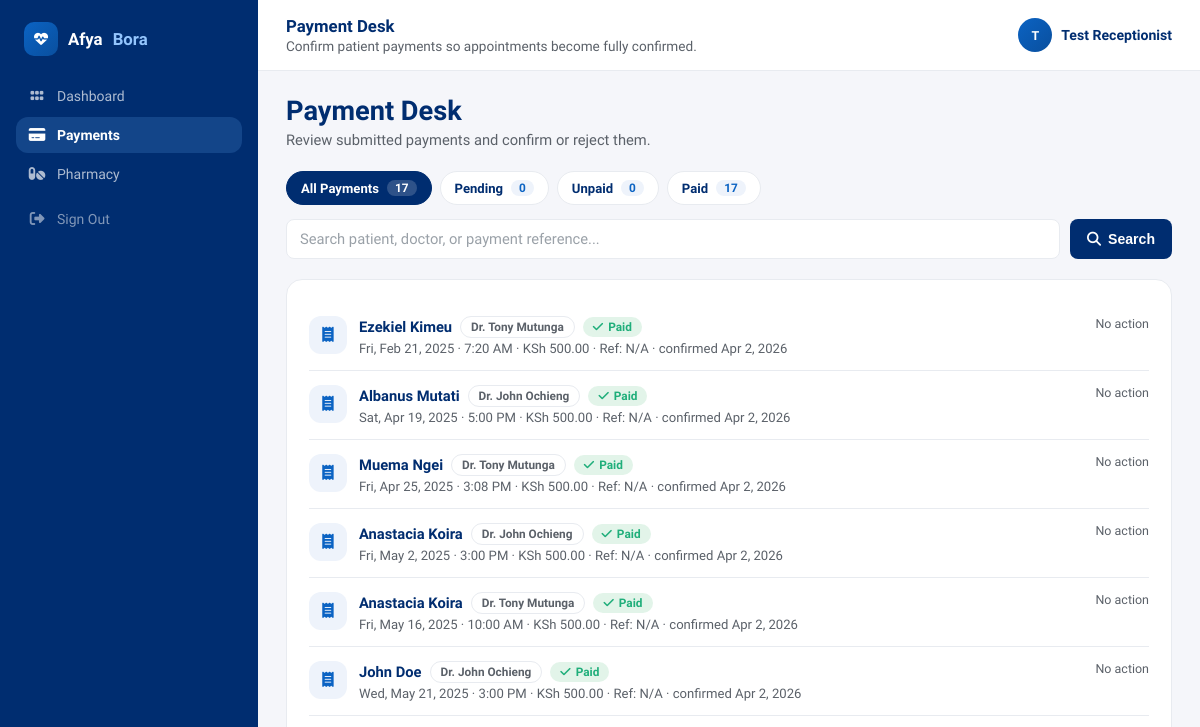
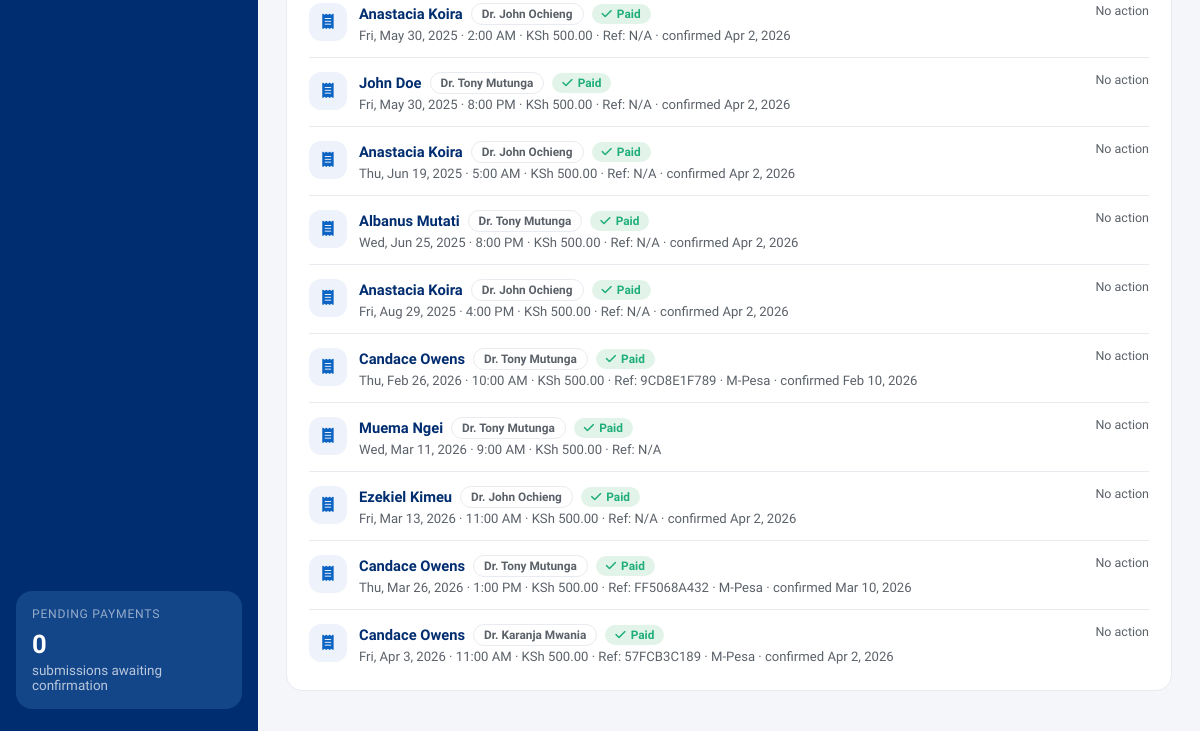
The app's page /receptionist/payments.php (signed in), older data (2 pictures, top to bottom).
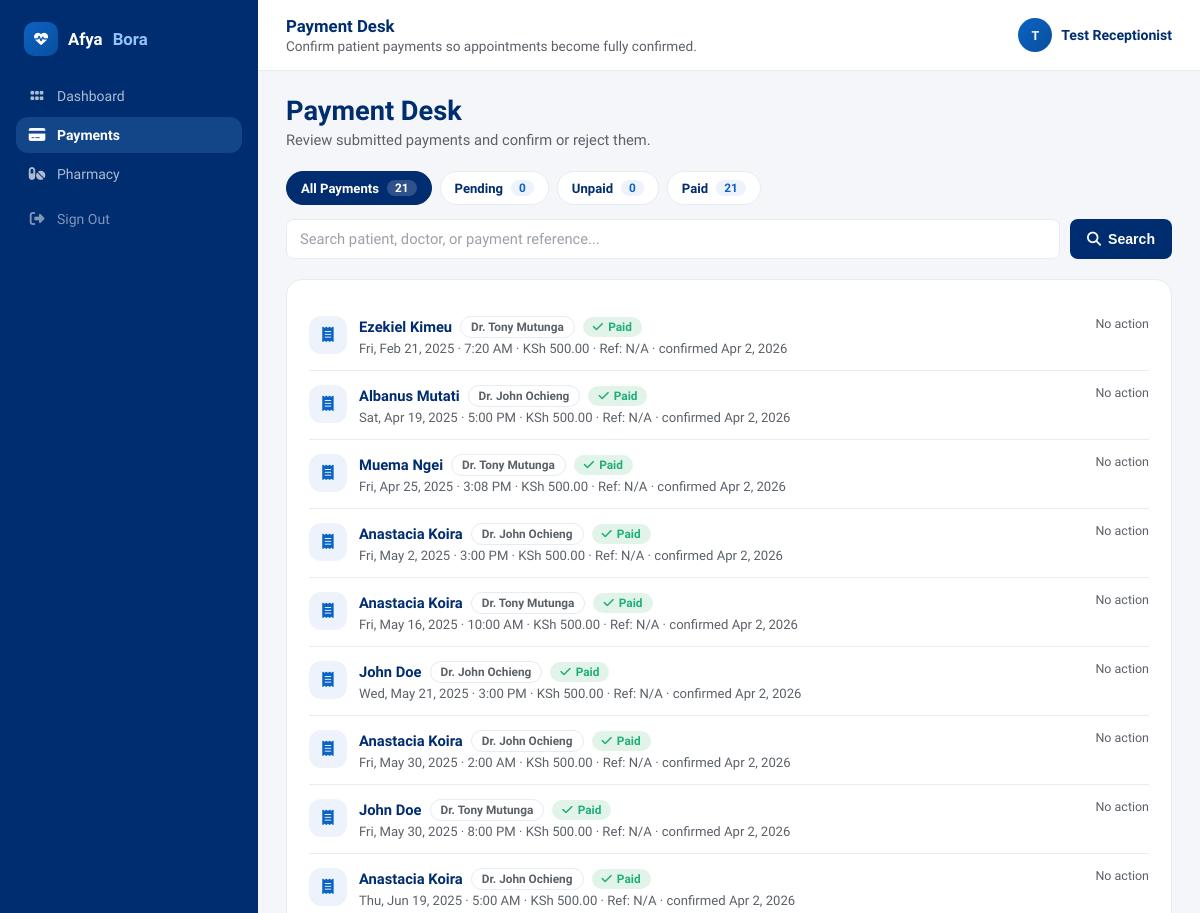
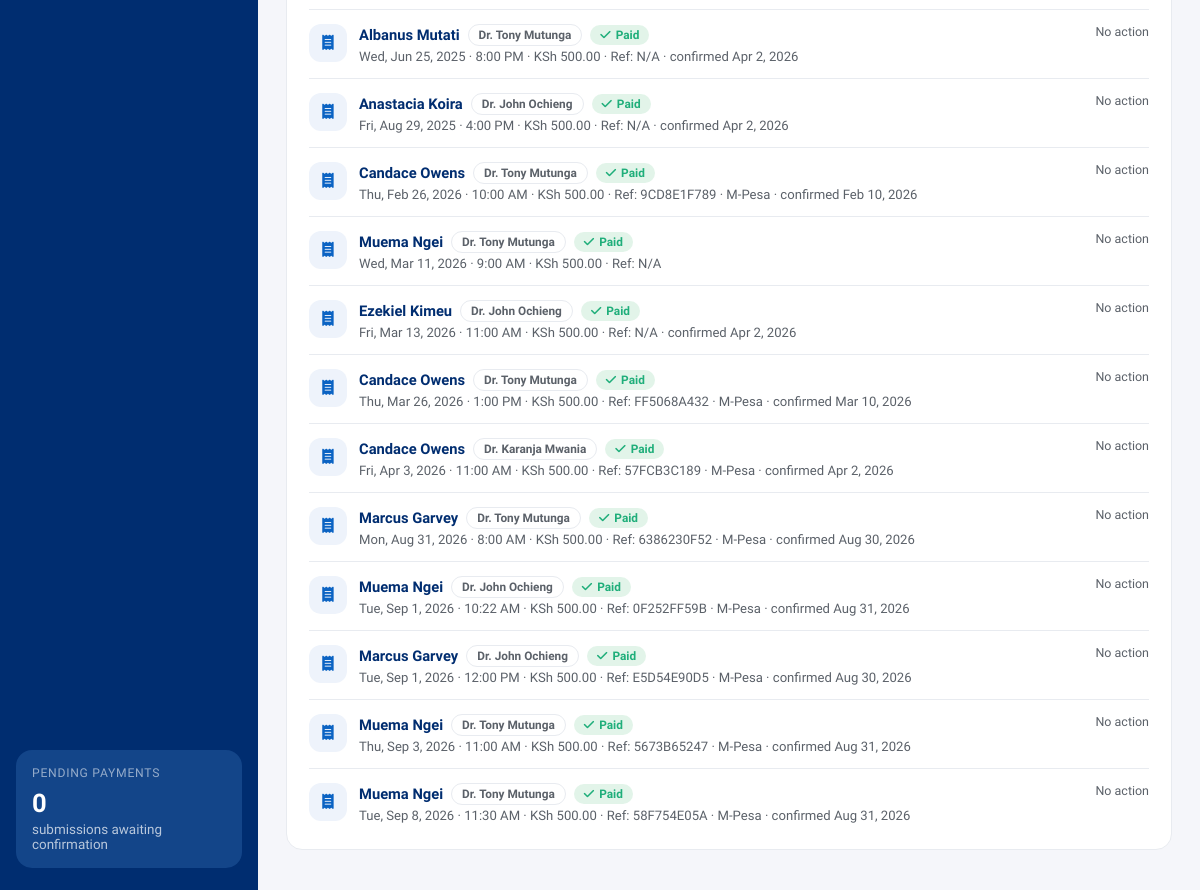
The same page, newer data (2 pictures, top to bottom).
### tables this page shows
CREATE TABLE `appointments` (
  `appointment_id` int(11) NOT NULL,
  `patient_id` int(11) NOT NULL,
  `doctor_id` int(11) NOT NULL,
  `appointment_date` date NOT NULL,
  `appointment_time` time NOT NULL,
  `status` enum('scheduled','completed','canceled','no_show','rescheduled') NOT NULL DEFAULT 'scheduled',
  `payment_status` enum('pending','paid') DEFAULT 'pending',
  `payment_amount` decimal(10,2) DEFAULT 500.00,
  `payment_date` timestamp NULL DEFAULT NULL,
  `payment_method` varchar(50) DEFAULT NULL,
  `payment_reference` varchar(100) DEFAULT NULL,
  `created_at` timestamp NULL DEFAULT current_timestamp(),
  `updated_at` timestamp NULL DEFAULT NULL,
  `updated_by` int(11) DEFAULT NULL,
  `reason` enum('Routine Check-up','Follow-up','New Symptoms','Chronic Condition','Other') NOT NULL,
  `additional_notes` text DEFAULT NULL,
  `appointment_duration` int(11) NOT NULL DEFAULT 30 COMMENT 'minutes'
);

CREATE TABLE `users` (
  `user_id` int(11) NOT NULL,
  `full_name` varchar(100) NOT NULL,
  `email` varchar(100) NOT NULL,
  `password_hash` varchar(255) NOT NULL,
  `phone_number` varchar(15) DEFAULT NULL,
  `role` enum('admin','doctor','patient','receptionist') NOT NULL,
  `specialization` varchar(100) DEFAULT NULL,
  `created_at` timestamp NULL DEFAULT current_timestamp()
);

### receptionist/payments.php (the view, shortened to what this page needs)
<?php
require_once "../config/db.php";
$current_page = "payments";
$status_filter = $_GET["status"] ?? "all";
$search = trim($_GET["search"] ?? "");
$counts = [
    "all" => 0,
    "pending" => 0,
    "unpaid" => 0,
    "paid" => 0,
];
$countRes = $conn->query("
    SELECT
        CASE
            WHEN payment_status = 'paid' THEN 'paid'
            WHEN payment_status = 'pending' AND payment_reference IS NOT NULL AND payment_reference != '' THEN 'pending'
            ELSE 'unpaid'
        END AS derived_status,
        COUNT(*) AS c
    FROM appointments
    WHERE status = 'scheduled'
    GROUP BY derived_status
");
if ($countRes) {
    while ($countRow = $countRes->fetch_assoc()) {
        $key = $countRow["derived_status"] ?: "unpaid";
        $counts[$key] = (int)$countRow["c"];
        $counts["all"] += (int)$countRow["c"];
    }
}
$where = ["a.status = 'scheduled'"];
$sql = "
    SELECT a.appointment_id, a.appointment_date, a.appointment_time, a.payment_status, a.payment_amount,
           a.payment_method, a.payment_reference, a.payment_date,
           puser.full_name AS patient_name, d.full_name AS doctor_name
    FROM appointments a
    JOIN patients p ON a.patient_id = p.patient_id
    JOIN users puser ON p.user_id = puser.user_id
    JOIN users d ON a.doctor_id = d.user_id AND d.role = 'doctor'
    WHERE " . implode(" AND ", $where) . "
    ORDER BY FIELD(a.payment_status, 'pending', 'unpaid', 'paid'), a.appointment_date ASC, a.appointment_time ASC
";
$stmt = $conn->prepare($sql);
$stmt->execute();
$rows = $stmt->get_result();
?>
<!DOCTYPE html>
<html lang="en">
<head>
    <link rel="stylesheet" href="https://cdnjs.cloudflare.com/ajax/libs/font-awesome/6.5.0/css/all.min.css">
</head>
<body>
<?php include "sidebar.php"; ?>
<div class="ab-main-wrap">
    <header class="ab-topbar">
        <div class="ab-topbar-left">
            <div class="ab-greeting">Payment Desk</div>
            <div class="ab-subgreeting">Confirm patient payments so appointments become fully confirmed.</div>
        </div>
        <div class="ab-topbar-right">
            <div class="ab-user-chip">
                <div class="ab-user-avatar"><?= htmlspecialchars(strtoupper(substr($_SESSION['full_name'] ?? 'R', 0, 1))) ?></div>
                <div class="ab-user-name"><?= htmlspecialchars($_SESSION['full_name'] ?? '') ?></div>
            </div>
        </div>
    </header>
    <main class="ab-content">
        <div class="ab-page-title">Payment Desk</div>
        <div class="ab-page-sub">Review submitted payments and confirm or reject them.</div>
        <div class="filter-row">
            <?php
            $filters = [
                "all" => "All Payments",
                "pending" => "Pending",
                "unpaid" => "Unpaid",
                "paid" => "Paid",
            ];
            foreach ($filters as $key => $label):
                $query = ["status" => $key];
                $active = $status_filter === $key ? "active" : "";
            ?>
                <a href="?<?= http_build_query($query) ?>" class="filter-pill <?= $active ?>">
                    <span><?= $label ?></span>
                    <span class="count"><?= $counts[$key] ?? 0 ?></span>
                </a>
            <?php endforeach; ?>
        </div>
        <form method="GET" class="search-form">
            <input type="text" name="search" class="ab-input" placeholder="Search patient, doctor, or payment reference..." value="<?= htmlspecialchars($search) ?>">
            <button type="submit" class="ab-btn ab-btn-primary"><i class="fas fa-search"></i> Search</button>
        </form>
        <div class="ab-card">
            <?php if ($rows && $rows->num_rows > 0): ?>
                <?php while ($row = $rows->fetch_assoc()): ?>
                    <?php
                    $derived_status = "unpaid";
                    if ($row["payment_status"] === "paid") {
                        $derived_status = "paid";
                    } elseif ($row["payment_status"] === "pending" && !empty($row["payment_reference"])) {
                        $derived_status = "pending";
                    }
                    ?>
                    <div class="ab-list-row">
                        <div class="ab-icon-chip"><i class="fas fa-receipt"></i></div>
                        <div class="alr-body">
                            <div class="alr-title-line">
                                <span class="alr-title"><?= htmlspecialchars($row["patient_name"]) ?></span>
                                <span class="ab-pill ab-pill-neutral">Dr. <?= htmlspecialchars($row["doctor_name"]) ?></span>
                                <?php if ($derived_status === "paid"): ?>
                                    <span class="ab-pill ab-pill-green"><i class="fas fa-check"></i> Paid</span>
                                <?php elseif ($derived_status === "pending"): ?>
                                    <span class="ab-pill ab-pill-amber"><i class="fas fa-hourglass-half"></i> Pending Confirmation</span>
                                <?php else: ?>
                                    <span class="ab-pill ab-pill-rose"><i class="fas fa-triangle-exclamation"></i> Unpaid</span>
                                <?php endif; ?>
                            </div>
                            <div class="alr-meta">
                                <?= date("D, M j, Y", strtotime($row["appointment_date"])) ?> · <?= date("g:i A", strtotime($row["appointment_time"])) ?>
                                · KSh <?= number_format($row["payment_amount"], 2) ?>
                                · Ref: <?= htmlspecialchars($row["payment_reference"] ?: "N/A") ?>
                                <?= $row["payment_method"] ? " · " . htmlspecialchars($row["payment_method"]) : "" ?>
                                <?= $derived_status === "paid" && $row["payment_date"] ? " · confirmed " . date("M j, Y", strtotime($row["payment_date"])) : "" ?>
                            </div>
                        </div>
                        <div class="alr-trailing">
                            <?php if ($derived_status === "pending"): ?>
                                <form method="POST" style="display:flex;gap:6px">
                                    <input type="hidden" name="appointment_id" value="<?= (int)$row["appointment_id"] ?>">
                                    <button name="action" value="confirm" class="ab-btn ab-btn-primary ab-btn-sm"><i class="fas fa-check"></i> Confirm</button>
                                    <button name="action" value="reject" class="ab-btn ab-btn-danger ab-btn-sm" onclick="return confirm('Reject this payment submission?');"><i class="fas fa-xmark"></i> Reject</button>
                                </form>
                            <?php else: ?>
                                <span style="color:var(--muted);font-size:.78rem">No action</span>
                            <?php endif; ?>
                        </div>
                    </div>
                <?php endwhile; ?>
            <?php else: ?>
                <p style="color:var(--muted);font-size:.85rem;margin:6px 0 0">No appointment payments matched this view.</p>
            <?php endif; ?>
        </div>
    </main>
</div>
</body>
</html>

### receptionist/sidebar.php (shortened to what this page needs)
<?php
$__sidebar_pending = (int)($conn->query("
    SELECT COUNT(*) AS c FROM appointments
    WHERE status = 'scheduled' AND payment_status = 'pending'
      AND payment_reference IS NOT NULL AND payment_reference != ''
")->fetch_assoc()["c"] ?? 0);
?>
<aside class="ab-sidebar">
  <div class="ab-brand">
    <div class="ab-brand-icon"><i class="fas fa-heartbeat"></i></div>
    Afya<span>Bora</span>
  </div>
  <nav class="ab-nav">
    <a href="dashboard.php" class="ab-nav-item <?= $current_page === 'dashboard' ? 'active' : '' ?>"><i class="fas fa-grip"></i> Dashboard</a>
    <a href="payments.php" class="ab-nav-item <?= $current_page === 'payments' ? 'active' : '' ?>"><i class="fas fa-credit-card"></i> Payments</a>
    <a href="pharmacy.php" class="ab-nav-item <?= $current_page === 'pharmacy' ? 'active' : '' ?>"><i class="fas fa-pills"></i> Pharmacy</a>
    <a href="../logout.php" class="ab-nav-item logout"><i class="fas fa-sign-out-alt"></i> Sign Out</a>
  </nav>
  <div class="ab-sidebar-widget">
    <div class="aw-title">Pending Payments</div>
    <div class="aw-pct"><?= $__sidebar_pending ?></div>
    <div class="aw-note"><?= $__sidebar_pending === 1 ? 'submission awaiting confirmation' : 'submissions awaiting confirmation' ?></div>
  </div>
</aside>

### receptionist/payments.php (style rules this page uses)
.filter-row { display: flex; flex-wrap: wrap; gap: 8px; margin-bottom: 14px; }
.filter-pill { display: inline-flex; align-items: center; gap: 8px; padding: 8px 14px; border-radius: var(--radius-pill); border: 1px solid var(--border); background: var(--white); color: var(--navy); font-size: .82rem; font-weight: 600; transition: all .15s; }
.filter-pill .count { background: var(--sky); color: var(--blue); border-radius: var(--radius-pill); padding: 1px 8px; font-size: .74rem; }
.filter-pill.active, .filter-pill:hover { background: var(--navy); color: #fff; border-color: var(--navy); }
.filter-pill.active .count, .filter-pill:hover .count { background: rgba(255,255,255,.18); color: #fff; }
.search-form { display: flex; gap: 10px; margin-bottom: 20px; }
.search-form input.ab-input { flex: 1; }

Row changes from the older to the newer data that the page shows:
added appointments: users.full_name "Marcus Garvey", doctor.full_name "Tony Mutunga", payment_status "paid" (drawn), appointment_date "Mon, Aug 31, 2026", appointment_time "8:00 AM", payment_amount "500.00", payment_reference "6386230F52", payment_method "M-Pesa", payment_date "Aug 30, 2026"
added appointments: users.full_name "Muema Ngei", doctor.full_name "John Ochieng", payment_status "paid" (drawn), appointment_date "Tue, Sep 1, 2026", appointment_time "10:22 AM", payment_amount "500.00", payment_reference "0F252FF59B", payment_method "M-Pesa", payment_date "Aug 31, 2026"
added appointments: users.full_name "Marcus Garvey", doctor.full_name "John Ochieng", payment_status "paid" (drawn), appointment_date "Tue, Sep 1, 2026", appointment_time "12:00 PM", payment_amount "500.00", payment_reference "E5D54E90D5", payment_method "M-Pesa", payment_date "Aug 30, 2026"
added appointments: users.full_name "Muema Ngei", doctor.full_name "Tony Mutunga", payment_status "paid" (drawn), appointment_date "Thu, Sep 3, 2026", appointment_time "11:00 AM", payment_amount "500.00", payment_reference "5673B65247", payment_method "M-Pesa", payment_date "Aug 31, 2026"
added appointments: users.full_name "Muema Ngei", doctor.full_name "Tony Mutunga", payment_status "paid" (drawn), appointment_date "Tue, Sep 8, 2026", appointment_time "11:30 AM", payment_amount "500.00", payment_reference "58F754E05A", payment_method "M-Pesa", payment_date "Aug 31, 2026"
Text that changed along with them:
new list line: "All Payments 21"
new list line: "Paid 21"
list line gone: "All Payments 17"
list line gone: "Paid 17"
